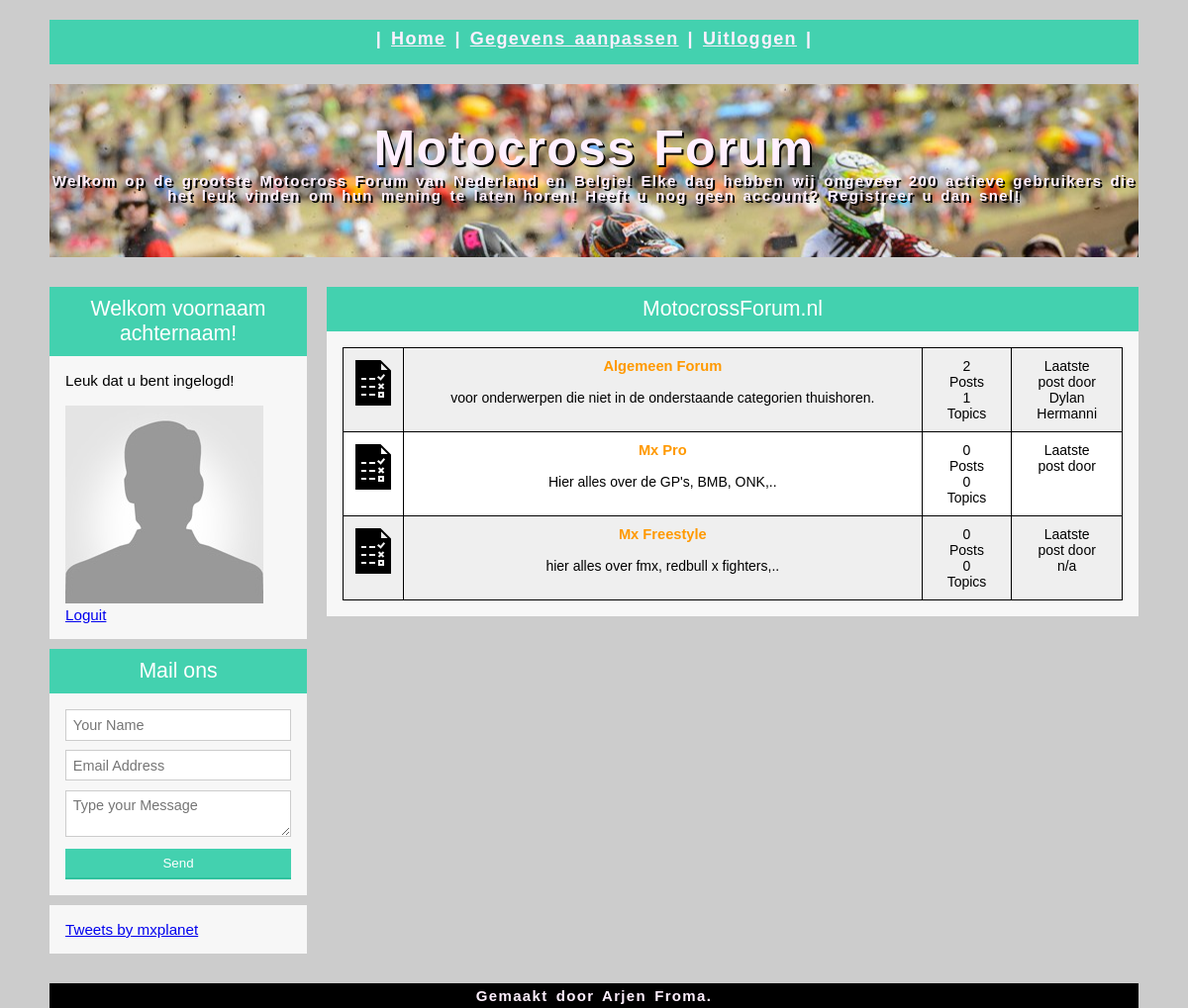
The app's page /forum.php (signed in) with its own data.
### tables this page shows
CREATE TABLE `forum_main` (
  `id` int(11) NOT NULL,
  `name` varchar(255) NOT NULL,
  `description` varchar(255) NOT NULL,
  `lastpost` varchar(255) NOT NULL DEFAULT 'n/a'
);

### config.php (called while the page is built, shortened)
<?php
require 'inc/db.php';
require 'forum.class.php';
$forums = new Forum($connect);
?>

### forum.class.php (called while the page is built, shortened)
<?php
class Forum
{
	private $connect;
	public function __construct($database)
	{
		$this->connect = $database;
	}
public function getForum()
{
	$query = $this->connect->prepare('SELECT * FROM `forum_main` ORDER BY `id` ASC');
	try
	{
		$query->execute();
	}
	catch(PDOException $e)
	{
		die($e->getMessage());
	}
	return $query->fetchAll();
}
public function totalTopics($forumid)
{
	$query = $this->connect->prepare("SELECT id FROM topics WHERE forum = ?");
        $query->bindValue(1, $forumid);
        try
	{
		$query->execute();
		return $query->rowCount();
	}
	catch(PDOException $e)
	{
		die($e->getMessage());
	}
}
public function totalReplies($forumid)
{
	$query = $this->connect->prepare("SELECT id FROM replies WHERE forum = ?");
        $query->bindValue(1, $forumid);
        try
	{
		$query->execute();
		return $query->rowCount();
	}
	catch(PDOException $e)
	{
		die($e->getMessage());
	}
}
}

### forum.php (the view, shortened to what this page needs)
<?php
require 'inc/db.php';
require 'config.php';
$forum_main = $forums->getForum();
if (empty($_GET['forum']))
{
?>
<?php include "inc/head.php" ?>
<?php include "inc/menu.php" ?>
<?php include "inc/headerfoto.php" ?>
<?php include "inc/zeivak1.php" ?>
<div class="col-9-12">
	<div class="middentest">
		<h1>MotocrossForum.nl</h1>
		<table class="tg" style="undefined;table-layout: fixed; width: 100%px">
			<colgroup>
				<col style="width: 51px">
				<col style="width: 100%">
				<col style="width: 70px">
				<col style="width: 86px">
			</colgroup>
			<?php
			$color = 1;
			foreach ($forum_main as $forum)
			{
				if ($color % 2 != 0)
					$trColor = "#efefef";
				else
					$trColor = "#FFFFFF";
				if ($color % 2 != 0)
					$vak1 = "th";
				else
					$vak1 = "td";
				$forum_name = $forum['name'];
				$forum_desc = $forum['description'];
				$forumid = $forum['id'];
				$lastpost = $forum['lastpost'];
				$totaltopics = $forums->totalTopics($forumid);
				$totalreplies = $forums->totalReplies($forumid);
				echo '<tr><'.$vak1.' style="background-color:'.$trColor.';" class="tg-yzt1"><img src="images/board.png"/></'.$vak1.'>
                    <'.$vak1.' style="background-color:'.$trColor.';" class="tg-yzt1">
                        <div class="categorietitel"><a href="forum.php?forum='.$forumid.'">' .$forum_name . '</a></div>
                        <br><div class="ondertekstt"><a href="forum.php?forum='.$forumid.'">' . $forum_desc . '</a></div>
                    </'.$vak1.'>
                    <'.$vak1.'  style="background-color:'.$trColor.';" class="tg-yzt1"><div class="postvak"> '.$totalreplies.' Posts<br>
                            '.$totaltopics.' Topics</'.$vak1.'></div>
        <'.$vak1.'  style="background-color:'.$trColor.';" class="tg-yzt1"><div class="postvak">Laatste post door ' .$lastpost. '</div></'.$vak1.'></tr> ';
				++$color;
			}
			}
				?>
<?php include "inc/footer.php" ?>
</body>
</html>

### style/simplegrid.css (style rules this page uses)
[class*='grid'], [class*='col-'], [class*='mobile-'], .grid:after { -webkit-box-sizing: border-box; -moz-box-sizing: border-box; box-sizing: border-box; }
[class*='col-'] { float: left; min-height: 1px; padding-right: 20px; }
.col-9-12 { width: 75%; }

### style/style.css (style rules this page uses)
body { margin:0; padding: 0; background-color: #cccccc; }
.middentest { font: 95% Arial, Helvetica, sans-serif; margin: 10px auto; padding: 16px; background: #F7F7F7; }
.middentest h1 { background: #43D1AF; padding: 10px 0; font-size: 140%; font-weight: 300; text-align: center; color: #fff; margin: -16px -16px 16px -16px; }
.tg { border-collapse:collapse;border-spacing:0; }
.tg td { font-family:Arial, sans-serif;font-size:14px;font-weight:normal;padding:10px 5px;border-style:solid;border-width:1px;overflow:hidden;word-break:normal; }
.tg th { font-family:Arial, sans-serif;font-size:14px;font-weight:normal;padding:10px 5px;border-style:solid;border-width:1px;overflow:hidden;word-break:normal; }
.tg .tg-yzt1 { background-color:#efefef;vertical-align:top }
.categorietitel { text-align: center; font-family: Arial; font-size: 11.0pt; font-weight: 700; color: #FF9900; }
.postvak { text-align: center; padding-left: 20px; padding-right: 20px; }
.ondertekstt { text-align: center; padding-left: 20px; padding-right: 20px; }
.ondertekstt a { text-decoration: none; color: black; }
.categorietitel a { text-align: center; font-family: Arial; text-decoration: none; font-size: 11.0pt; font-weight: 700; color: #FF9900; }

### records on screen
forum_main: name "Algemeen Forum", description "voor onderwerpen die niet in de onderstaande categorien thuishoren.", totalreplies "2", totaltopics "1", lastpost "Dylan Hermanni"
forum_main: name "Mx Pro", description "Hier alles over de GP's, BMB, ONK,..", totalreplies "0", totaltopics "0"
forum_main: name "Mx Freestyle", description "hier alles over fmx, redbull x fighters,..", totalreplies "0", totaltopics "0", lastpost "n/a"

### other values on screen
$_SESSION['name'] "voornaam achternaam"
